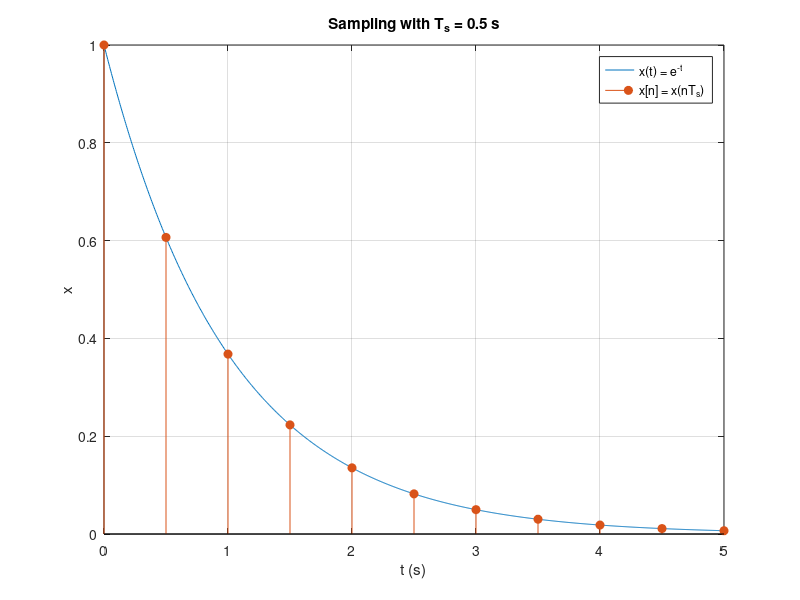
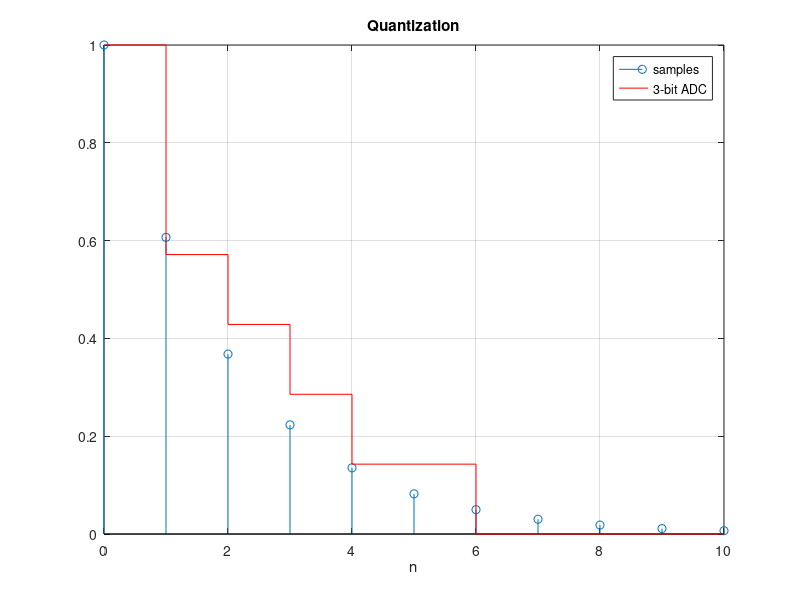

These charts were generated, in order, by the following MATLAB code:
% Signals and Systems — Signals, Systems, CT and DT
%title: Continuous and Discrete Signals: Sampling
%ar-title: الإشارات المستمرة والمتقطعة وأخذ العيّنات
%lesson: ss-ch1-1
%course: signals-systems

%% A continuous signal on the computer
%ar: الحاسوب لا يخزن إشارة مستمرة فعلًا: نأخذ نقاطًا كثيرة جدًا قريبة من بعض (هنا 1000 نقطة) فتبدو مستمرة عند الرسم بـ plot.
t = linspace(0, 5, 1000);
x = exp(-t);

%% Sampling: x[n] = x(n Ts)
%ar: مثال الدرس: Ts = 0.5 s. العيّنة رقم n تؤخذ عند t = n Ts. لاحظ أن x[2] هي قيمة الإشارة عند t = 1 s.
Ts = 0.5;
n = 0:10;
xn = exp(-n*Ts);
fprintf('x[2] = x(%g s) = %.4f\n', 2*Ts, xn(n == 2))
%check: abs(xn(3) - exp(-1)) < 1e-12

%% Plot both on one figure
%ar: نرسم المستمرة بـ plot والمتقطعة بـ stem على نفس المحور (محور الزمن t = n Ts).
plot(t, x); hold on
stem(n*Ts, xn, 'filled'); hold off; grid on
xlabel('t (s)'); ylabel('x'); legend('x(t) = e^{-t}', 'x[n] = x(nT_s)'); title('Sampling with T_s = 0.5 s')

%% Deterministic and random signals
%ar: الإشارة المحددة نعرف قيمتها من القانون، أما العشوائية (مثل الضوضاء) فنولدها بـ randn: كل تشغيل يعطي قيمًا مختلفة. rng(1) يثبت البذرة لتكرار نفس النتيجة.
rng(1);
noise = 0.05*randn(size(t));
fprintf('noise: mean %.4f, std %.4f\n', mean(noise), std(noise))

%%! Project idea: a simple analog-to-digital converter
%ar: مشروع: المحول ADC يأخذ عيّنات ثم «يقرّب» كل عيّنة لأقرب مستوى (التكميم). بعدد بتات B يوجد 2^B مستوى. جرب B = 3 ولاحظ الخطأ.
B = 3; L = 2^B; xmax = 1;
q = round(xn/xmax*(L - 1))/(L - 1)*xmax;
figure; stem(n, xn); hold on; stairs(n, q, 'r'); hold off; grid on
xlabel('n'); legend('samples', sprintf('%d-bit ADC', B)); title('Quantization')
fprintf('largest quantization error = %.4f\n', max(abs(q - xn)))
